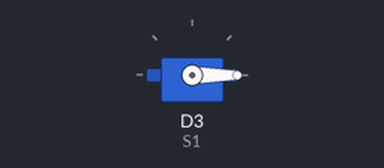
Bench run of a sketch on a simulated ESP8266 (NodeMCU). Shown: servo.

Above: at 0.05 s.
At 8.0 s:
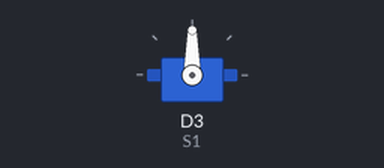
Timing chart, 0 to 10.4 s (numbered marks = the images above):
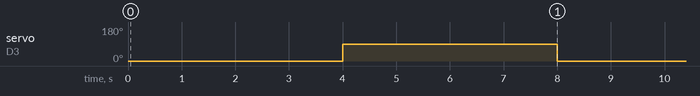

Measured:
- by itself, servo on D3 (S1): alternates 90° for 4.0 s and 0° for 4.0 s

The sketch:

Servo.ino
```cpp
#include <Servo.h>

Servo S1;

void setup() {
  S1.attach(D3);
}

void loop() {
  S1.write(0);
  delay(4000);
  S1.write(90);
  delay(4000);

}
```
